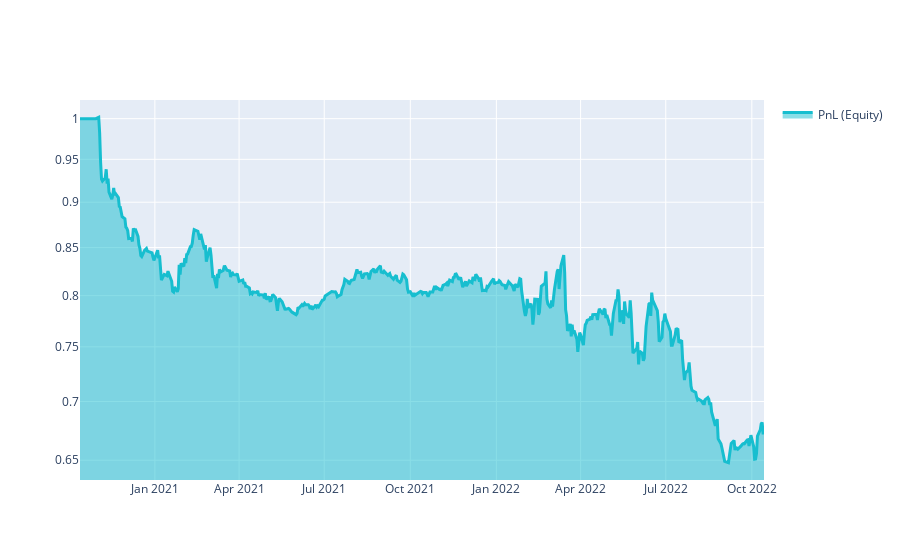

Here is the notebook cell this chart was saved with:
### Markdown cell above
# Q18 Quick Start

This template shows you the basic steps for taking part to the **Q18 NASDAQ-100 Stock Long-Short contest**.

### Code cell
import xarray as xr

import qnt.ta as qnta
import qnt.data as qndata
import qnt.output as qnout
import qnt.stats as qns

data = qndata.stocks.load_ndx_data(min_date="2020-10-13")

close     = data.sel(field="close")
is_liquid = data.sel(field="is_liquid")
sma_slow  = qnta.sma(close, 75)
sma_fast  = qnta.sma(close, 20)
weights   = xr.where(sma_slow < sma_fast, 1, -1)
weights   = weights * is_liquid

weights = qnout.clean(weights, data, "stocks_nasdaq100")

# calc stats
stats = qns.calc_stat(data, weights.sel(time=slice("2020-10-13", None)))
display(stats.to_pandas().tail())

# graph
performance = stats.to_pandas()["equity"]
import qnt.graph as qngraph

qngraph.make_plot_filled(performance.index, performance, name="PnL (Equity)", type="log")

### Figure 1 — Plotly figure (JSON) as saved in the notebook; plotly's stock layout.template omitted (floating-point values rounded to 4 significant figures; data arrays with more than 128 entries replaced by an {"elided": "..."} marker saying what was removed)
{"data": [{"fill": "tonexty", "line": {"color": "#17BECF", "width": 3}, "name": "PnL (Equity)", "type": "scatter", "x": {"elided": "506 str values"}, "y": {"elided": "506 float values"}}], "layout": {"showlegend": true, "yaxis": {"range": [-0.1979, 0.01022], "type": "log"}}}
